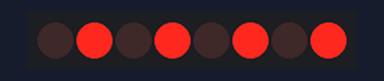
The sketch below on a simulated Arduino Uno, built with avr-gcc and run on an emulated ATmega328P. Parts: 8 shift-register outputs drawn as a row of LEDs (first output left, lit = HIGH). Wiring (inferred from the names in the program): shift register (74HC595): data pin 12; shift clock pin 9; latch pin 11. Wiring (inferred from the signals the program sends): row of LEDs: on Q0, Q1, Q2, Q3, Q4, Q5, Q6, Q7. Random numbers use the default seed unless the sketch sets one.

Above: at 0.55 s.
At 9.72 s:
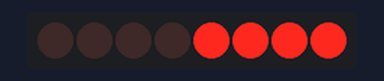
At 21.39 s:
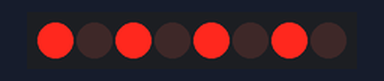
At 39.43 s:
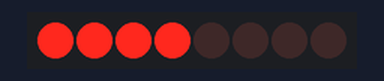
Timing chart, 0 to 40.0 s (numbered marks = the images above):
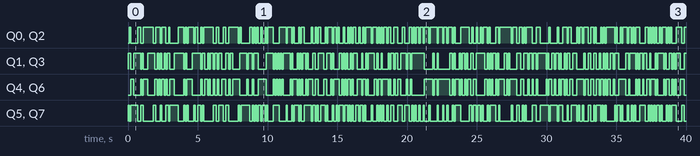

The sketch:

my_8_leds_style.ino
```cpp
int latchPin = 11; // Pin de latch (ST_CP)
int clockPin = 9;  // Pin de reloj (SH_CP)
int dataPin = 12;  // Pin de datos (DS)

byte leds = 0; // Estado de los LEDs
int tDelay = 100; // Tiempo de retardo en milisegundos

void updateShiftRegister()
{
   digitalWrite(latchPin, LOW);
   shiftOut(dataPin, clockPin, LSBFIRST, leds);
   digitalWrite(latchPin, HIGH);
}

void setup()
{
  pinMode(latchPin, OUTPUT);
  pinMode(dataPin, OUTPUT);
  pinMode(clockPin, OUTPUT);
  randomSeed(analogRead(0)); // Inicializa el generador de números aleatorios
}

void loop()
{
  for (int i = 0; i < 8; i++)
  {
    leds = 0; // Apaga todos los LEDs
    int colorIndex = random(0, 4); // Selecciona un color aleatorio
    for (int j = 0; j < 8; j++)
    {
      switch (colorIndex)
      {
        case 0: // Rojo
          if (j % 2 == 0) bitSet(leds, j);
          break;
        case 1: // Verde
          if (j % 2 == 1) bitSet(leds, j);
          break;
        case 2: // Azul
          if (j < 4) bitSet(leds, j);
          break;
        case 3: // Amarillo
          if (j >= 4) bitSet(leds, j);
          break;
      }
    }
    updateShiftRegister();
    delay(tDelay);
  }
}
```

Measured:
- by itself, Q0, Q2: LOW → HIGH at 0.10 s, → LOW 0.10 s later, → HIGH 0.50 s later, → LOW 0.20 s later, … (197 changes in this stretch)
- by itself, Q1, Q3: LOW → HIGH at 0.00 s, → LOW 0.20 s later, → HIGH 0.20 s later, → LOW 0.50 s later, … (197 changes in this stretch)
- by itself, Q4, Q6: LOW → HIGH at 0.20 s, → LOW 0.20 s later, → HIGH 0.50 s later, → LOW 0.10 s later, … (196 changes in this stretch)
- by itself, Q5, Q7: LOW → HIGH at 0.00 s, → LOW 0.10 s later, → HIGH 0.10 s later, → LOW 0.50 s later, … (198 changes in this stretch)
